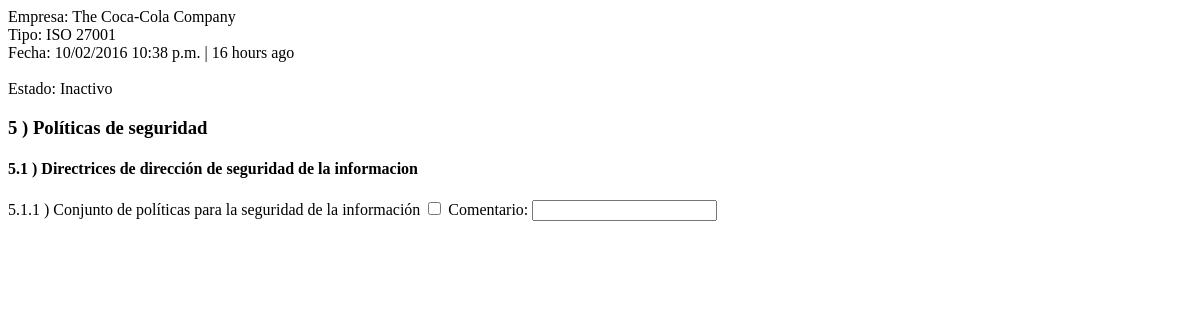
Page /evaluacion/6/ (signed in) on the earlier database version.
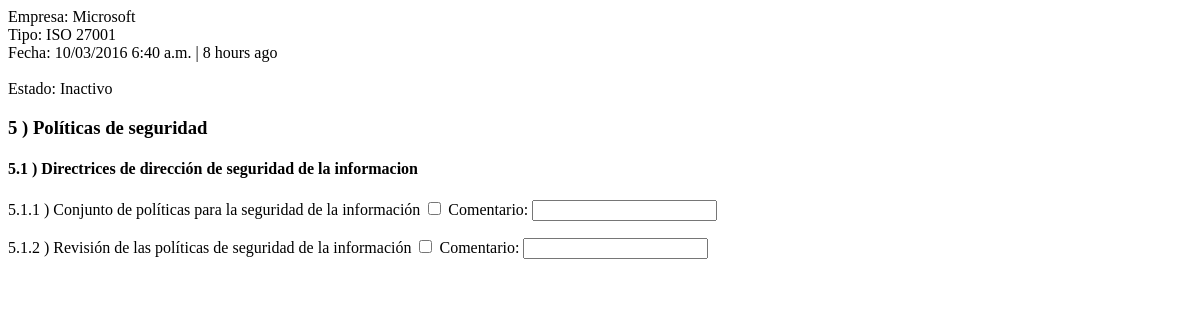
Same page on the later database version.
### muro/models.py (models this page shows, shortened)
class Trabajo(models.Model):
	empresa = models.ForeignKey(User, related_name='usuario_empresa', on_delete=models.CASCADE)
	auditor = models.ForeignKey(User, related_name='usuario_auditor', null=True, blank=True, on_delete=models.CASCADE)
	evaluacion = models.ForeignKey(Evaluacion)
	creacion = models.DateTimeField(auto_now_add=True)
	inicio = models.DateTimeField(null=True, blank=True)
	estado = models.ForeignKey('Estado')
	def getNombreEmpresa(self):
		return self.empresa.first_name

class Estado(models.Model):
	titulo = models.CharField(max_length=120, unique=True)
	def __str__(self):
		return self.titulo

### evaluacion/models.py (models this page shows, shortened)
class Evaluacion(models.Model):
	creacion = models.DateTimeField(auto_now_add=True)
	actualizacion = models.DateTimeField(auto_now=True)
	certificacion = models.ForeignKey(Certificacion)
	def getNombre(self):
		return self.certificacion.nombre
	def getFecha(self):
		return formats.date_format(self.creacion, "SHORT_DATETIME_FORMAT")

### certificacion/models.py (models this page shows, shortened)
class Dominio(models.Model):
	nombre = models.CharField(max_length=300)
	numero = models.CharField(max_length=30, default='')
	certificacion = models.ForeignKey(Certificacion)
	def __str__(self):
		return self.nombre

class Objetivo(models.Model):
	nombre = models.CharField(max_length=300)
	numero = models.CharField(max_length=30, default='')
	dominio = models.ForeignKey(Dominio)
	def __str__(self):
		return self.nombre

class Control(models.Model):
	nombre = models.CharField(max_length=1000)
	numero = models.CharField(max_length=30, default='')
	objetivo = models.ForeignKey(Objetivo)
	def __str__(self):
		return self.nombre

class Certificacion(models.Model):
	nombre = models.CharField(max_length=300)

### evaluacion/views.py (the view)
# urls.py: url(r'^(?P<id>\d+)/$', ver, name="ver"),
def ver(request, id):
	trabajo = Trabajo.objects.get(id=id)
	datos = {
		'trabajo': trabajo,
		'estados': Estado.objects.all(),
		'usuario': request.user.perfil.getTipo()
	}
	return render(request, 'evaluacion.html', datos)

### usuario/models.py (called while the page is built)
	def getTipo(self):
		return self.tipo.titulo

### evaluacion/templates/evaluacion.html (shortened to what this page needs)
{% extends "layout.html" %}
{% load humanize %}
{% block body %}
Empresa: {{ trabajo.getNombreEmpresa }}
<br>
Tipo: {{ trabajo.evaluacion.getNombre }}
<br>
Fecha: {{ trabajo.evaluacion.getFecha }} | {{ trabajo.evaluacion.creacion|naturaltime }}
<br><br>
<form method="post" action="{% url 'evaluacion:guardar_post' %}">
	Estado:
{% if trabajo.estado.titulo == 'Activo' and usuario == 'Auditor' %}
	<select id="estado" name="estado">
		{% for estado in estados %}
		<option value="{{ estado.id }}">{{ estado }}</option>
		{% endfor %}
	</select>
	{% csrf_token %}
{% else %}
	{{ trabajo.estado }}
{% endif %}
	{% for dominio in trabajo.evaluacion.certificacion.dominio_set.all %}
		<h3>{{ dominio.numero }} ) {{ dominio }}</h3>
		{% for objetivo in dominio.objetivo_set.all %}
			<h4>{{ objetivo.numero }} ) {{ objetivo }}</h4>
			{% for control in objetivo.control_set.all %}
				<p>
					{{ control.numero }} ) {{ control }}
					<input type="checkbox" id="calificacion-{{ control.id }}" name="controles[]" value="{{ control.id }}">
					Comentario: <input id="comentario-{{ control.id }}" type="text" name="comentarios[]">
				</p>
			{% endfor %}
		{% endfor %}
	{% endfor %}
	<br>
	<br>
</form>
{% endblock body %}

Differences in the rows shown:
changed Trabajo "ISO 27001": getNombreEmpresa "The Coca-Cola Company" → "Microsoft"; evaluacion.getFecha "10/02/2016 10:38 p.m." → "10/03/2016 6:40 a.m."; evaluacion.creacion "16 hours ago" → "8 hours ago"
added Control: numero "5.1.2", nombre "Revisión de las políticas de seguridad de la información"
